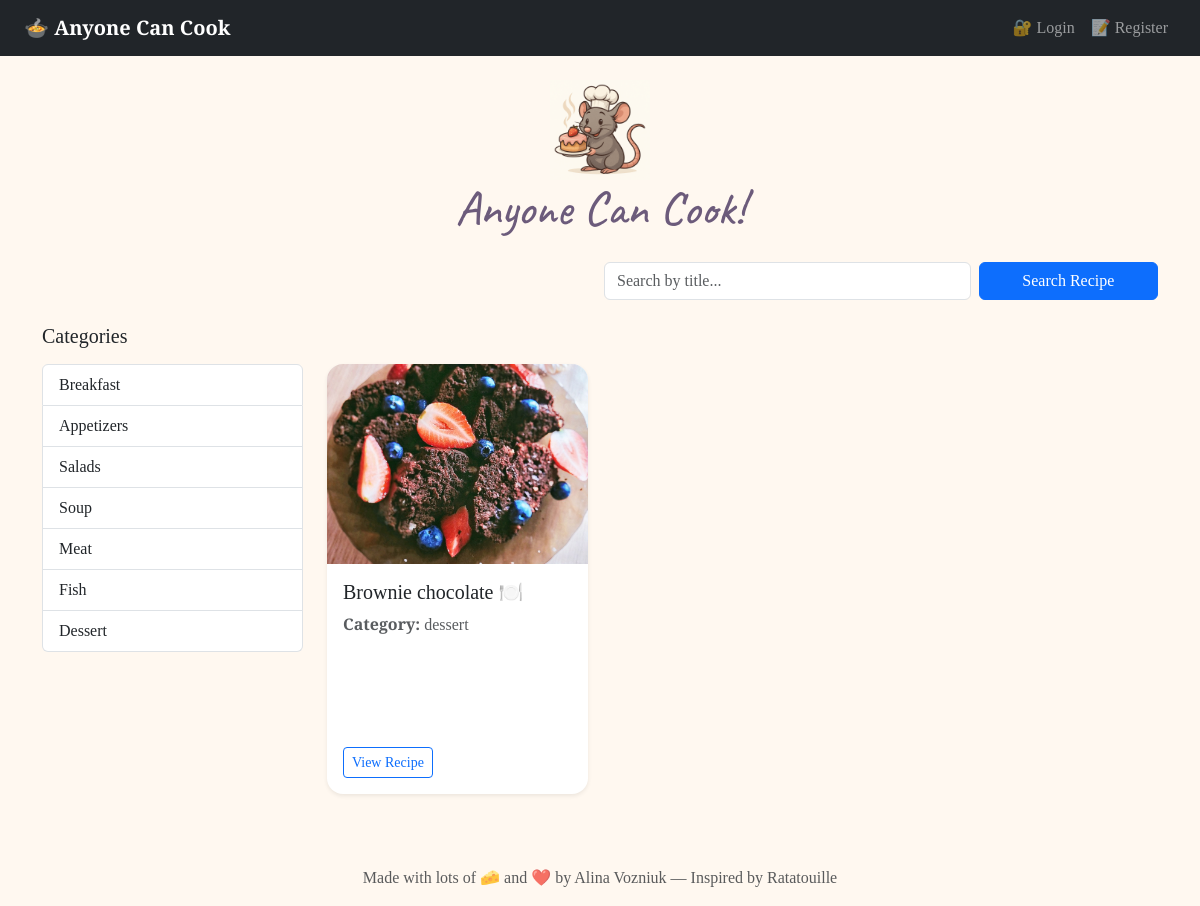
The page /?category=dessert on the database its author committed.
### app.py (models this page shows)
class Recipe(db.Model):
    id = db.Column(db.Integer, primary_key=True)
    title = db.Column(db.String(150), nullable=False)
    category = db.Column(db.String(50), nullable=False)
    ingredients = db.Column(db.Text, nullable=False)
    process = db.Column(db.Text, nullable=False)
    image = db.Column(db.String(150))
    source = db.Column(db.String(250), nullable=True)
    date = db.Column(db.DateTime, default=datetime.utcnow)
    votes_interesting = db.Column(db.Integer, default=0)
    votes_mindblowing = db.Column(db.Integer, default=0)
    votes_false = db.Column(db.Integer, default=0)
    user_id = db.Column(db.Integer, db.ForeignKey('user.id'))

### app.py (the view)
@app.route('/', methods=['GET'])
def index():
    category = request.args.get('category')
    search = request.args.get('search')
    query = Recipe.query
    if category and category != 'all':
        query = query.filter_by(category=category)
    if search:
        query = query.filter(Recipe.title.contains(search))
    recipes = query.order_by(Recipe.id.desc()).all()
    return render_template('index.html', recipes=recipes, selected_category=category)

### templates/index.html (shortened to what this page needs)
{% extends 'base.html' %}
{% block content %}
<form method="GET" class="row justify-content-end g-2 mb-4">
  <div class="col-md-4">
    <input type="text" class="form-control" name="search" placeholder="Search by title..." value="{{ request.args.get('search', '') }}">
  </div>
  <div class="col-md-2">
    <button type="submit" class="btn btn-primary w-100">Search Recipe</button>
  </div>
</form>
<div class="row">
  <div class="col-md-3 mb-4">
    <h5 class="mb-3">Categories</h5>
    <ul class="list-group">
      {% set categories = ['breakfast', 'appetizers', 'salads', 'soup', 'meat', 'fish', 'dessert'] %}
      {% for cat in categories %}
      <li class="list-group-item d-flex justify-content-between align-items-center">
        <a href="{{ url_for('index', category=cat) }}" class="text-decoration-none text-dark">
          {{ cat.capitalize() }}
        </a>
      </li>
      {% endfor %}
    </ul>
  </div>
  <div class="col-md-9" style="margin-top:40px;">
    <div class="row">
      {% for recipe in recipes %}
      <div class="col-md-6 col-lg-4 mb-4">
        <div class="card h-100 shadow-sm border-0" style="border-radius: 1rem; min-height: 430px;">
          {% if recipe.image %}
          <img src="{{ url_for('static', filename='uploads/' + recipe.image) }}" class="card-img-top rounded-top" style="height: 200px; object-fit: cover;">
          {% endif %}
          <div class="card-body d-flex flex-column">
            <h5 class="card-title">
              <a href="{{ url_for('recipe_detail', recipe_id=recipe.id) }}" class="text-decoration-none text-dark">
                {{ recipe.title }} 🍽️
              </a>
            </h5>
            <p class="text-muted"><strong>Category:</strong> {{ recipe.category }}</p>
            <div class="mt-auto">
              <a href="{{ url_for('recipe_detail', recipe_id=recipe.id) }}" class="btn btn-outline-primary btn-sm">View Recipe</a>
            </div>
          </div>
        </div>
      </div>
      {% endfor %}
    </div>
  </div>
</div>
{% endblock %}

### templates/base.html (style rules this page uses)
body { font-family: 'Playfair Display', serif; background-color: #fff8f0; }
.card-img-top { transition: transform 0.4s ease; border-top-left-radius: 1rem; border-top-right-radius: 1rem; }
.card { overflow: hidden; animation: fadeIn 0.6s ease-in; }
.card-title a { transition: color 0.3s ease, text-shadow 0.3s ease; }

### rows shown on the page
Recipe: image (picture), title "Brownie chocolate", category "dessert"

### other values the page prints
{{ cat.capitalize() }} "Breakfast" "Appetizers" "Salads" "Soup" "Meat" "Fish" "Dessert"
